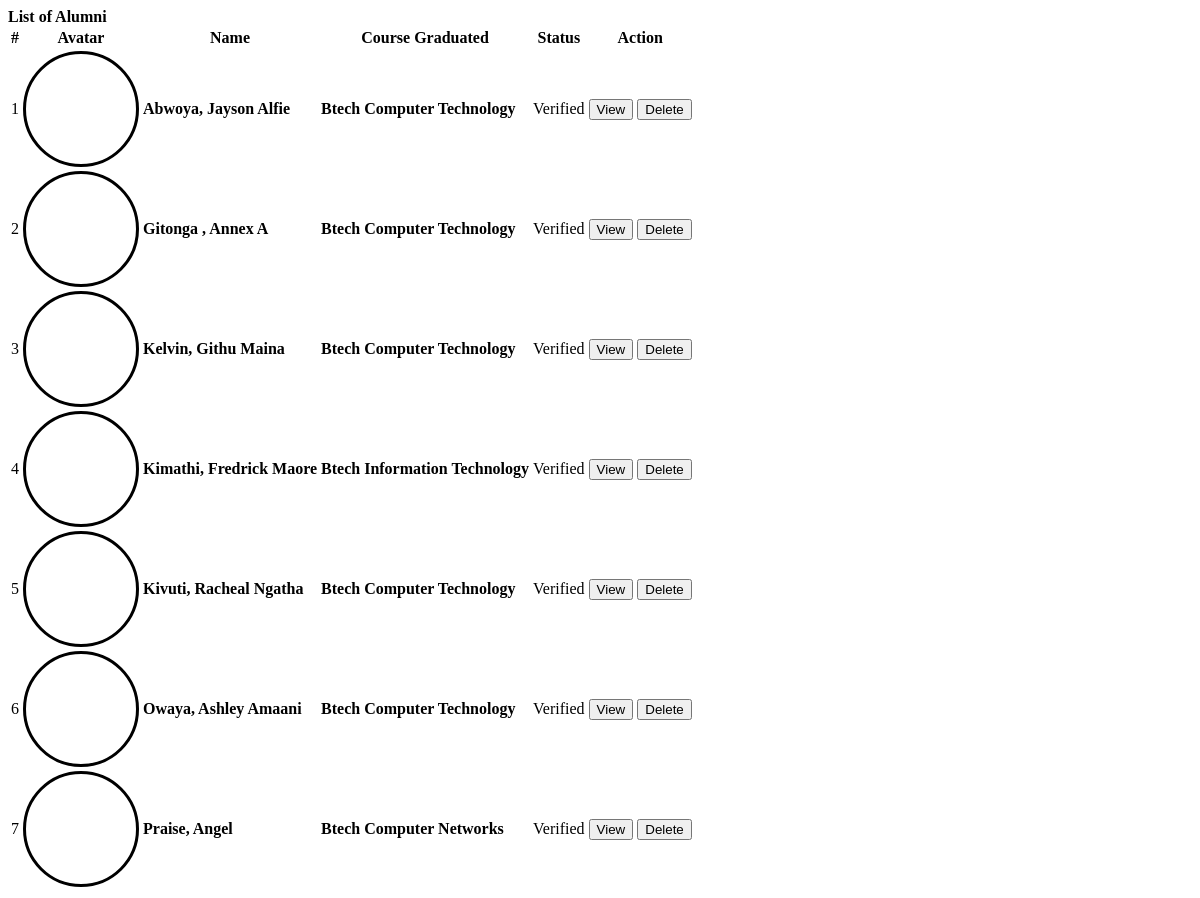
Screenshot of /admin/alumni.php with the database file from the repository.
### tables this page shows
CREATE TABLE `alumnus_bio` (
  `id` int(30) NOT NULL,
  `firstname` varchar(200) NOT NULL,
  `middlename` varchar(200) NOT NULL,
  `lastname` varchar(200) NOT NULL,
  `gender` varchar(10) NOT NULL,
  `batch` year(4) NOT NULL,
  `course_id` int(30) NOT NULL,
  `email` varchar(250) NOT NULL,
  `connected_to` text NOT NULL,
  `avatar` text NOT NULL,
  `status` tinyint(1) NOT NULL DEFAULT 0 COMMENT '0= Unverified, 1= Verified',
  `date_created` date NOT NULL DEFAULT current_timestamp()
);

CREATE TABLE `courses` (
  `id` int(30) NOT NULL,
  `course` text NOT NULL,
  `about` text NOT NULL
);

### admin/alumni.php (the view, shortened to what this page needs)
<?php include('db_connect.php');?>
<div class="container-fluid">
	<div class="col-lg-12">
		<div class="row">
			<div class="col-md-12">
				<div class="card">
					<div class="card-header">
						<b>List of Alumni</b>
					</div>
					<div class="card-body">
						<table class="table table-condensed table-bordered table-hover">
							<thead>
								<tr>
									<th class="text-center">#</th>
									<th class="">Avatar</th>
									<th class="">Name</th>
									<th class="">Course Graduated</th>
									<th class="">Status</th>
									<th class="text-center">Action</th>
								</tr>
							</thead>
							<tbody>
								<?php
								$i = 1;
								$alumni = $conn->query("SELECT a.*,c.course,Concat(a.lastname,', ',a.firstname,' ',a.middlename) as name from alumnus_bio a inner join courses c on c.id = a.course_id order by Concat(a.lastname,', ',a.firstname,' ',a.middlename) asc");
								while($row=$alumni->fetch_assoc()):
								?>
								<tr>
									<td class="text-center"><?php echo $i++ ?></td>
									<td class="text-center">
										<div class="avatar">
										</div>
									</td>
									<td class="">
										 <p> <b><?php echo ucwords($row['name']) ?></b></p>
									</td>
									<td class="">
										 <p> <b><?php echo $row['course'] ?></b></p>
									</td>
									<td class="text-center">
										<?php if($row['status'] == 1): ?>
											<span class="badge badge-primary">Verified</span>
										<?php else: ?>
											<span class="badge badge-secondary">Not Verified</span>
										<?php endif; ?>
									</td>
									<td class="text-center">
										<button class="btn btn-sm btn-outline-primary view_alumni" type="button" data-id="<?php echo $row['id'] ?>" >View</button>
										<button class="btn btn-sm btn-outline-danger delete_alumni" type="button" data-id="<?php echo $row['id'] ?>">Delete</button>
									</td>
								</tr>
								<?php endwhile; ?>
							</tbody>
						</table>
					</div>
				</div>
			</div>
		</div>
	</div>
</div>

### admin/alumni.php (style rules this page uses)
td { vertical-align: middle !important; }
td p { margin: unset }
.avatar { display: flex; border-radius: 100%; width: 100px; height: 100px; align-items: center; justify-content: center; border: 3px solid; padding: 5px; }

### rows the page displays
alumnus_bio: name "Abwoya, Jayson Alfie", course.course "Btech Computer Technology", status "Verified"
alumnus_bio: name "Gitonga , Annex A", course.course "Btech Computer Technology", status "Verified"
alumnus_bio: name "Kelvin, Githu Maina", course.course "Btech Computer Technology", status "Verified"
alumnus_bio: name "Kimathi, Fredrick Maore", course.course "Btech Information Technology", status "Verified"
alumnus_bio: name "Kivuti, Racheal Ngatha", course.course "Btech Computer Technology", status "Verified"
alumnus_bio: name "Owaya, Ashley Amaani", course.course "Btech Computer Technology", status "Verified"
alumnus_bio: name "Praise, Angel", course.course "Btech Computer Networks", status "Verified"
